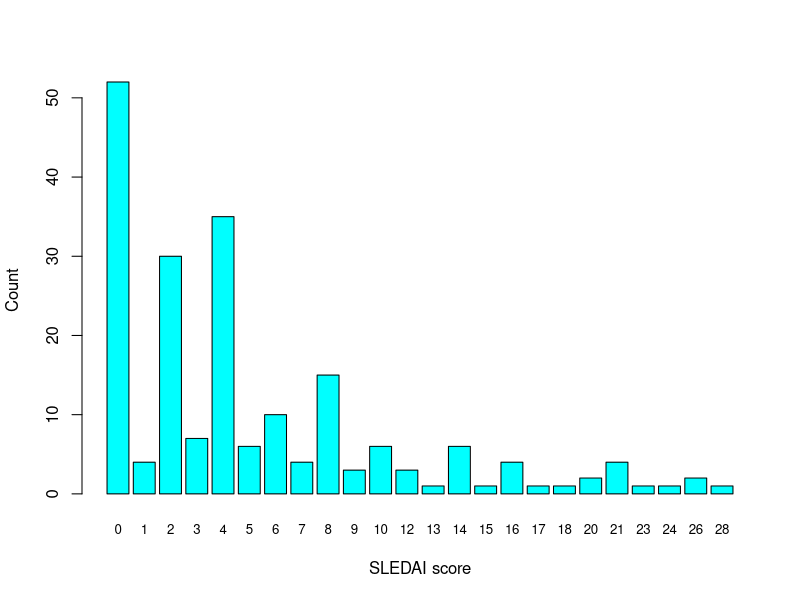
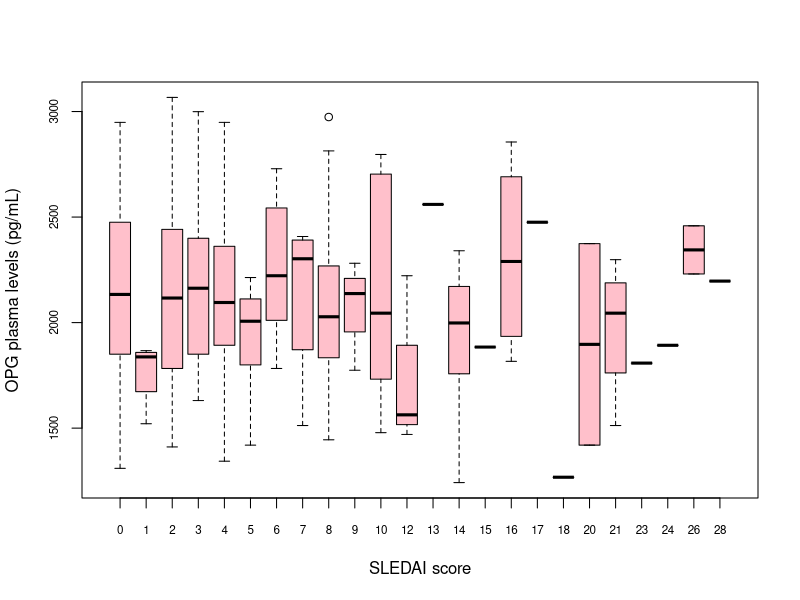
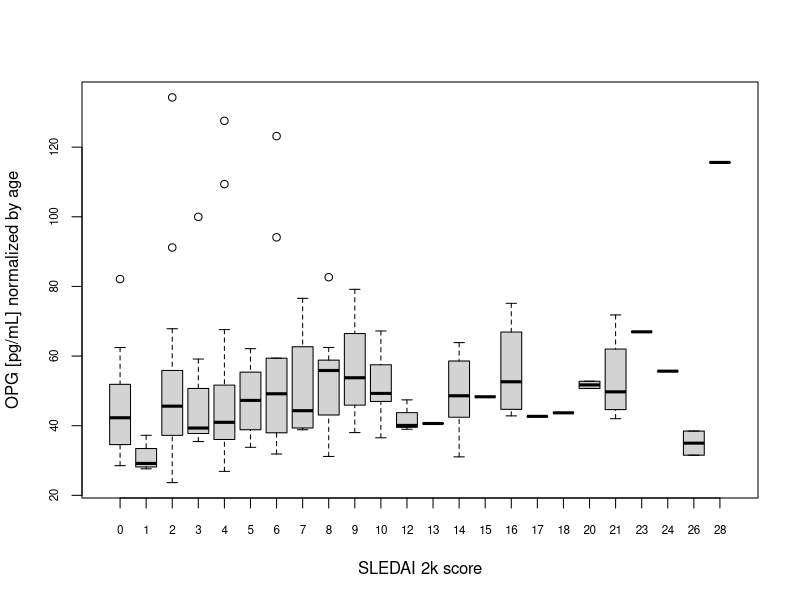
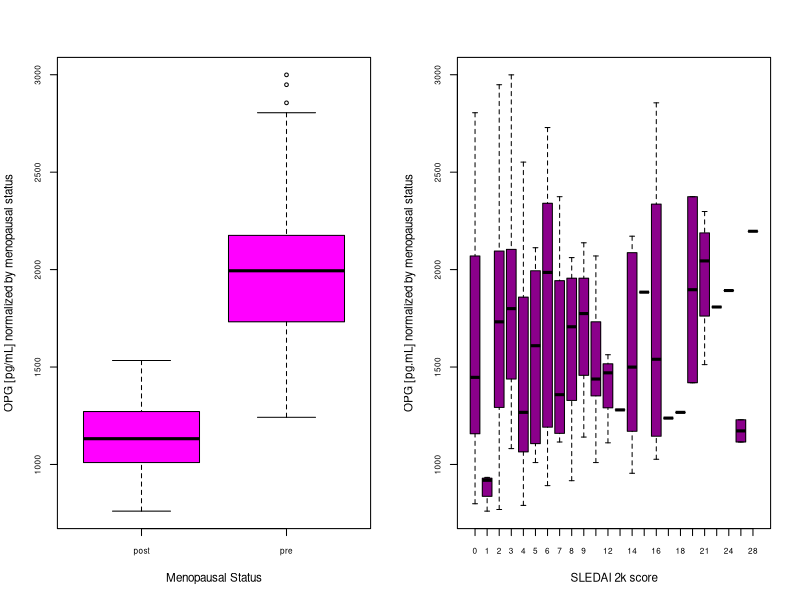
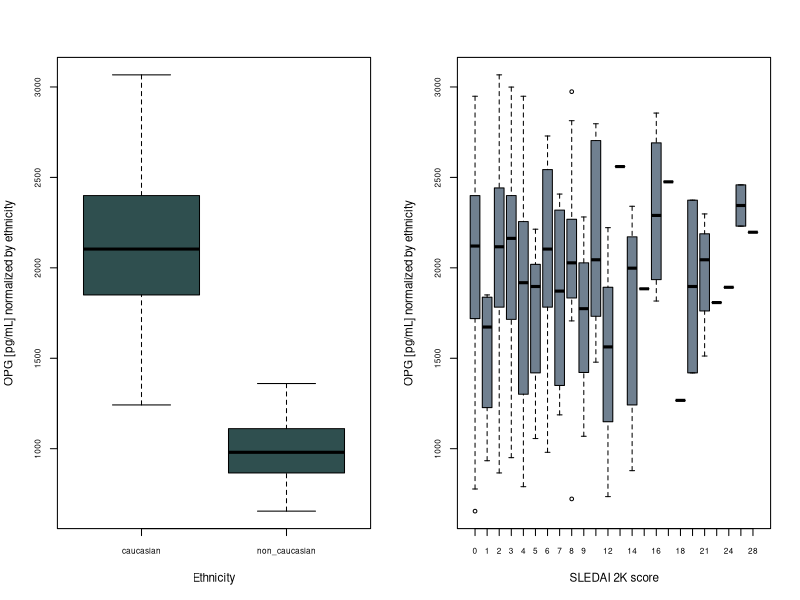
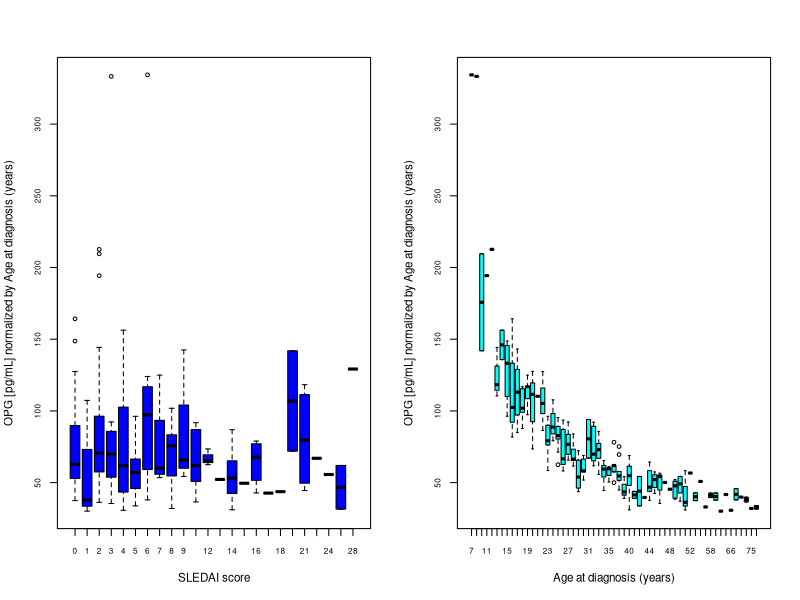
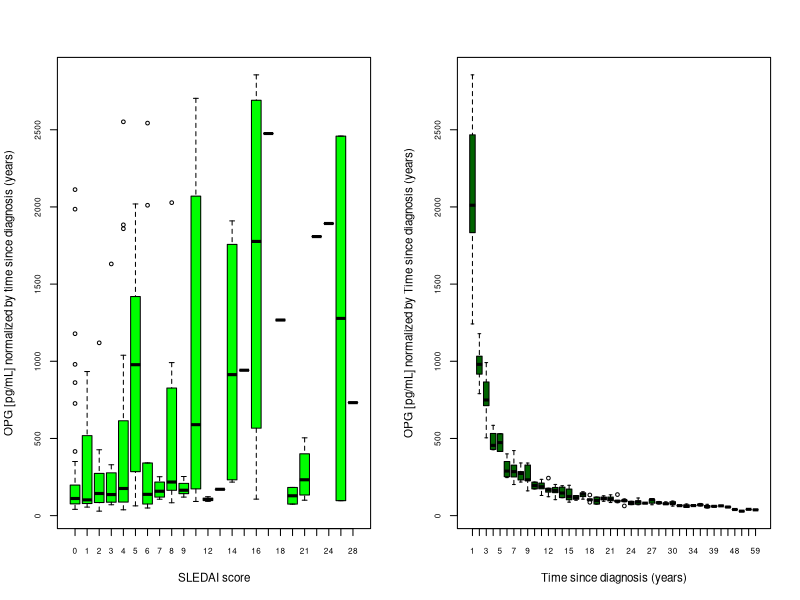
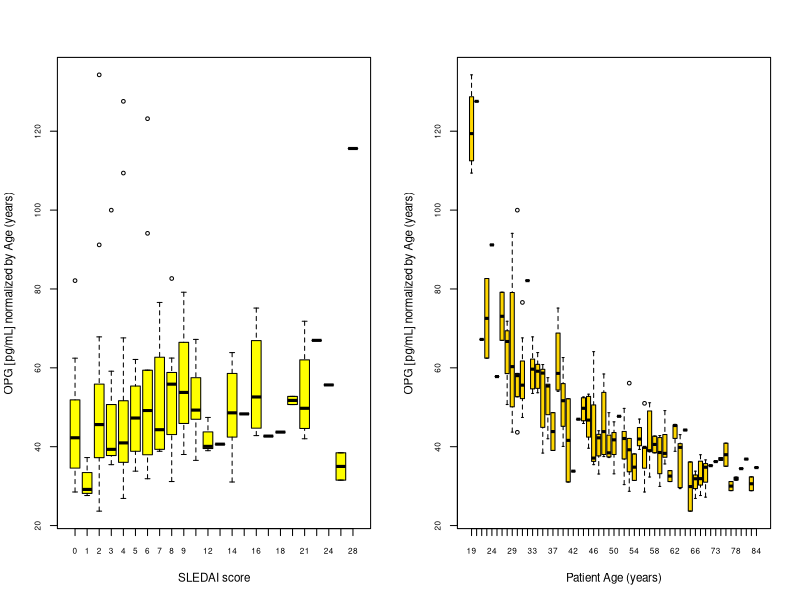

R code for these plots, in order:
library(readxl)
library(dplyr)
OriginalData <- read_excel("g1_s1_dataset_v251001.xlsx")
View(OriginalData)
##OriginalData <- OriginalData %>% mutate(time_since_diagnosis_years = ifelse(OriginalData$time_since_diagnosis_years == 0, NA, time_since_diagnosis_years))
OriginalData <- OriginalData %>% 
  mutate(time_since_diagnosis_years = time_since_diagnosis_years + 1)
shapiro.test(OriginalData$opg_pg_ml)
cor.test(OriginalData$sledai_score, OriginalData$opg_pg_ml, method = ("pearson"))

##do this for all variables and then combine into a list
SLEDAI_counts <- OriginalData %>% group_by(sledai_score) %>% reframe(count = n())

barplot(SLEDAI_counts$count, 
        axes = T, axisnames = T, xlab = "SLEDAI score", ylab = "Count", 
        col = "cyan", names.arg = SLEDAI_counts$sledai_score, cex.names = 0.8)
patientsSLescore <- OriginalData %>% group_by(sledai_score) %>% reframe(opg_pg_ml)
par(cex.axis = 0.7, mfrow = c(1,1))
boxplot(patientsSLescore$opg_pg_ml ~ patientsSLescore$sledai_score, 
        col = 'pink', xlab = 'SLEDAI score', ylab = "OPG plasma levels (pg/mL)")

##normalization
dummy_menopause <- data.frame(OriginalData$sub_id, OriginalData$menopausal_status)
dummy_menopause <- dummy_menopause %>% mutate(menopause_numeric = 
                                                 case_when(
                                                    OriginalData.menopausal_status == 'pre' ~ 1, 
                                                    OriginalData.menopausal_status == 'post' ~ 2))
dummy_ethnicity <- data.frame(OriginalData$sub_id, OriginalData$ethnicity)
dummy_ethnicity <- dummy_ethnicity %>% mutate(ethnicity_numeric = case_when
                                              (OriginalData.ethnicity == 'caucasian' ~ 1,
                                                 OriginalData.ethnicity == 'non_caucasian' ~ 2))

#NORMALIZATION
##By patient age
OPGbyAge <- data.frame(OriginalData$sub_id, OriginalData$sledai_score, OriginalData$opg_pg_ml, 
                       OriginalData$age_years, 
                       (OriginalData$opg_pg_ml/OriginalData$age_years))
colnames(OPGbyAge) <- c('Patient ID', 'SLEDAI 2k score', 'OPG [pg/mL]', 
                        'Age (years)', 'OPG [pg/mL] normalized by Age')
cor.test(OPGbyAge$`OPG [pg/mL] normalized by Age`, OPGbyAge$`SLEDAI 2k score`)
boxplot(OPGbyAge$`OPG [pg/mL] normalized by Age` ~ OPGbyAge$`SLEDAI 2k score`,
        xlab = 'SLEDAI 2k score', ylab = 'OPG [pg/mL] normalized by age')

##One singular data frame
Normalizedbyconfounding <- data.frame(OriginalData$sub_id, OriginalData$sledai_score, 
                                      (OriginalData$opg_pg_ml/OriginalData$age_at_diagnosis_years), 
                                      (OriginalData$opg_pg_ml/OriginalData$time_since_diagnosis_years), 
                                      (OriginalData$opg_pg_ml/OriginalData$age_years), 
                                      (OriginalData$opg_pg_ml/OriginalData$bmi_kg_m2), 
                                      (OriginalData$opg_pg_ml/OriginalData$ifn_type1_iu_ml), 
                                      (OriginalData$opg_pg_ml/dummy_ethnicity$ethnicity_numeric), 
                                      (OriginalData$opg_pg_ml/dummy_menopause$menopause_numeric))
colnames(Normalizedbyconfounding) <- c('Patient ID', 'SLEDAI 2k score', 
                                       'OPG [pg/ml] normalized by Age at diagnosis (years)',
                                       'OPG [pg/ml] normalized by Time since diagnosis (years)', 
                                       'OPG [pg/ml] normalized by Age (years)', 
                                       'OPG [pg/ml] normalized by BMI (kg/m^2)', 
                                       'OPG [pg/ml] normalized by IFN expression',
                                       'OPG [pg/ml] normalized by Ethnictiy', 
                                       'OPG [pg/ml] normalized by Menopausal Status')
par(cex.axis = 0.7, mfrow = c(1,2), cex = 0.7)
boxplot(Normalizedbyconfounding$`OPG [pg/ml] normalized by Menopausal Status`~dummy_menopause$OriginalData.menopausal_status,
        xlab = 'Menopausal Status', ylab = 'OPG [pg/mL] normalized by menopausal status', col = "magenta")
boxplot(Normalizedbyconfounding$`OPG [pg/ml] normalized by Menopausal Status`~Normalizedbyconfounding$`SLEDAI 2k score`, 
        xlab = 'SLEDAI 2k score', ylab = 'OPG [pg.mL] normalized by menopausal status', col = "darkmagenta")

par(cex.axis = 0.7, mfrow = c(1,2), cex = 0.7)
boxplot(Normalizedbyconfounding$`OPG [pg/ml] normalized by Ethnictiy`~dummy_ethnicity$OriginalData.ethnicity,
        xlab = 'Ethnicity', ylab = 'OPG [pg/mL] normalized by ethnicity', col = "darkslategrey")
boxplot(Normalizedbyconfounding$`OPG [pg/ml] normalized by Ethnictiy`~Normalizedbyconfounding$`SLEDAI 2k score`,
        xlab = 'SLEDAI 2K score', ylab = 'OPG [pg/mL] normalized by ethnicity', col = "slategrey")

par(cex.axis = 0.7, mfrow = c(1,2), cex = 0.7)
#age at diagnosis
boxplot(Normalizedbyconfounding$`OPG [pg/ml] normalized by Age at diagnosis (years)`~Normalizedbyconfounding$`SLEDAI 2k score`, 
        xlab = 'SLEDAI score', ylab = 'OPG [pg/mL] normalized by Age at diagnosis (years)', 
        col = 'blue')
boxplot(Normalizedbyconfounding$`OPG [pg/ml] normalized by Age at diagnosis (years)`~OriginalData$age_at_diagnosis_years, 
        xlab = 'Age at diagnosis (years)', ylab = 'OPG [pg/mL] normalized by Age at diagnosis (years)', 
        col = 'cyan')
#time since diagnosis
boxplot(Normalizedbyconfounding$`OPG [pg/ml] normalized by Time since diagnosis (years)`~Normalizedbyconfounding$`SLEDAI 2k score`, 
        xlab = 'SLEDAI score', ylab = 'OPG [pg/mL] normalized by time since diagnosis (years)',
        col = 'green')
boxplot(Normalizedbyconfounding$`OPG [pg/ml] normalized by Time since diagnosis (years)`~OriginalData$time_since_diagnosis_years, 
        xlab = 'Time since diagnosis (years)', ylab = 'OPG [pg/mL] normalized by Time since diagnosis (years)', 
        col = "darkgreen")
#age
boxplot(Normalizedbyconfounding$`OPG [pg/ml] normalized by Age (years)`~Normalizedbyconfounding$`SLEDAI 2k score`, 
        xlab = 'SLEDAI score', ylab = 'OPG [pg/mL] normalized by Age (years)', 
        col = "yellow")
boxplot(Normalizedbyconfounding$`OPG [pg/ml] normalized by Age (years)`~OriginalData$age_years, 
        xlab = 'Patient Age (years)', ylab = 'OPG [pg/mL] normalized by Age (years)', 
        col = "gold")
#BMI
boxplot(Normalizedbyconfounding$`OPG [pg/ml] normalized by BMI (kg/m^2)`~Normalizedbyconfounding$`SLEDAI 2k score`, 
        xlab = 'SLEDAI score', ylab = 'OPG [pg/mL] normalized by BMI (kg/m^2)', 
        col = "brown")
#plot(OriginalData$bmi_kg_m2, Normalizedbyconfounding$`OPG [pg/ml] normalized by BMI (kg/m^2)`,
        #xlab = 'Patient BMI (kg/m^2)', ylab = 'OPG [pg/mL] normalized by BMI (kg/m^2)')
plot(OriginalData$bmi_kg_m2, Normalizedbyconfounding$`OPG [pg/ml] normalized by BMI (kg/m^2)`,
     xlab = 'Patient BMI (kg/m^2)', ylab = 'OPG [pg/mL] normalized by BMI (kg/m^2)', 
     col = "darkorange")
#IFN expression
boxplot(Normalizedbyconfounding$`OPG [pg/ml] normalized by IFN expression`~Normalizedbyconfounding$`SLEDAI 2k score`, 
        xlab = 'SLEDAI score', ylab = 'OPG [pg/mL] normalized by IFN expression [IU/mL)', 
        col = "red")
plot(OriginalData$ifn_type1_iu_ml, Normalizedbyconfounding$`OPG [pg/ml] normalized by IFN expression`, 
     xlab = 'IFN [IU/mL]', ylab = 'OPG [pg/mL] normalized by IFN expression [IU/mL]', 
     col = "pink")

#CORRELATION
##1 issue: some of the times since diagnosis are '0', which means that when normalizing the value is
##infinite, how to solve? I made them NA values (NOT STR) so that the stat test would just kind of ignore them. 

cols <- c('OPG [pg/ml] normalized by Age at diagnosis (years)', 
          'OPG [pg/ml] normalized by Time since diagnosis (years)', 
          'OPG [pg/ml] normalized by Age (years)', 
          'OPG [pg/ml] normalized by BMI (kg/m^2)', 
          'OPG [pg/ml] normalized by IFN expression', 
          'OPG [pg/ml] normalized by Ethnictiy', 
          'OPG [pg/ml] normalized by Menopausal Status')
print(cols)
all(cols %in% names(Normalizedbyconfounding)) #if true, proceed; if not, some name(s) don't match)
shapiro_results <- lapply(cols, function(col) {
  data <- na.omit(Normalizedbyconfounding[[col]])
  if (length(data) >= 3) {
    shapiro.test(data)$statistic
  } else {
    NA
  }
})
names(shapiro_results) <- cols
shapiro_results <- t(as.data.frame(shapiro_results))
shapiro_results_p <- lapply(cols, function(col) {
  data <- na.omit(Normalizedbyconfounding[[col]]) 
  if (length(data) >= 3) {
    shapiro.test(data)$p
    } else {
      NA
      }
  })
names(shapiro_results_p) <- cols
shapiro_results_p <- t(as.data.frame(shapiro_results_p))
shapiro_results_confounding <- data.frame(shapiro_results, shapiro_results_p)
colnames(shapiro_results_confounding) <- c('W statistic', 'P-value')
correlations <- sapply(cols, function(col) {cor(Normalizedbyconfounding[['SLEDAI 2k score']], 
                                                Normalizedbyconfounding[[col]], use = "complete.obs")
  })
correlations <- as.data.frame(correlations)
stat_norm_conf <- data.frame(correlations$correlations, 
                             shapiro_results_confounding$`W statistic`, 
                             shapiro_results_confounding$`P-value`)
row.names(stat_norm_conf) <- cols
colnames(stat_norm_conf) <- c('Correlation Coefficient', 'Shapiro W statistic', 'Shapiro P-value')
rm(correlations, shapiro_results, shapiro_results_p)

library(psych)
describe(Normalizedbyconfounding)

##Moving on from the confounding, we can do a similar thing for the biomarkers
biomarkers <- data_frame(OriginalData$vwf_iu_dl, OriginalData$sdc1_ng_ml, 
                         OriginalData$tm_ng_ml, OriginalData$ox_ldl_ng_ml, 
                         OriginalData$svcam1_ng_ml, OriginalData$ldh_u_l)
names(biomarkers) <- c('von Willebrand Factor', 'soluble DC-1', 
                       'Thrombomodulin', 'oxidized LDL', 'soluble VCAM-1', 'LDH')
summary(biomarkers)
describe(biomarkers)
